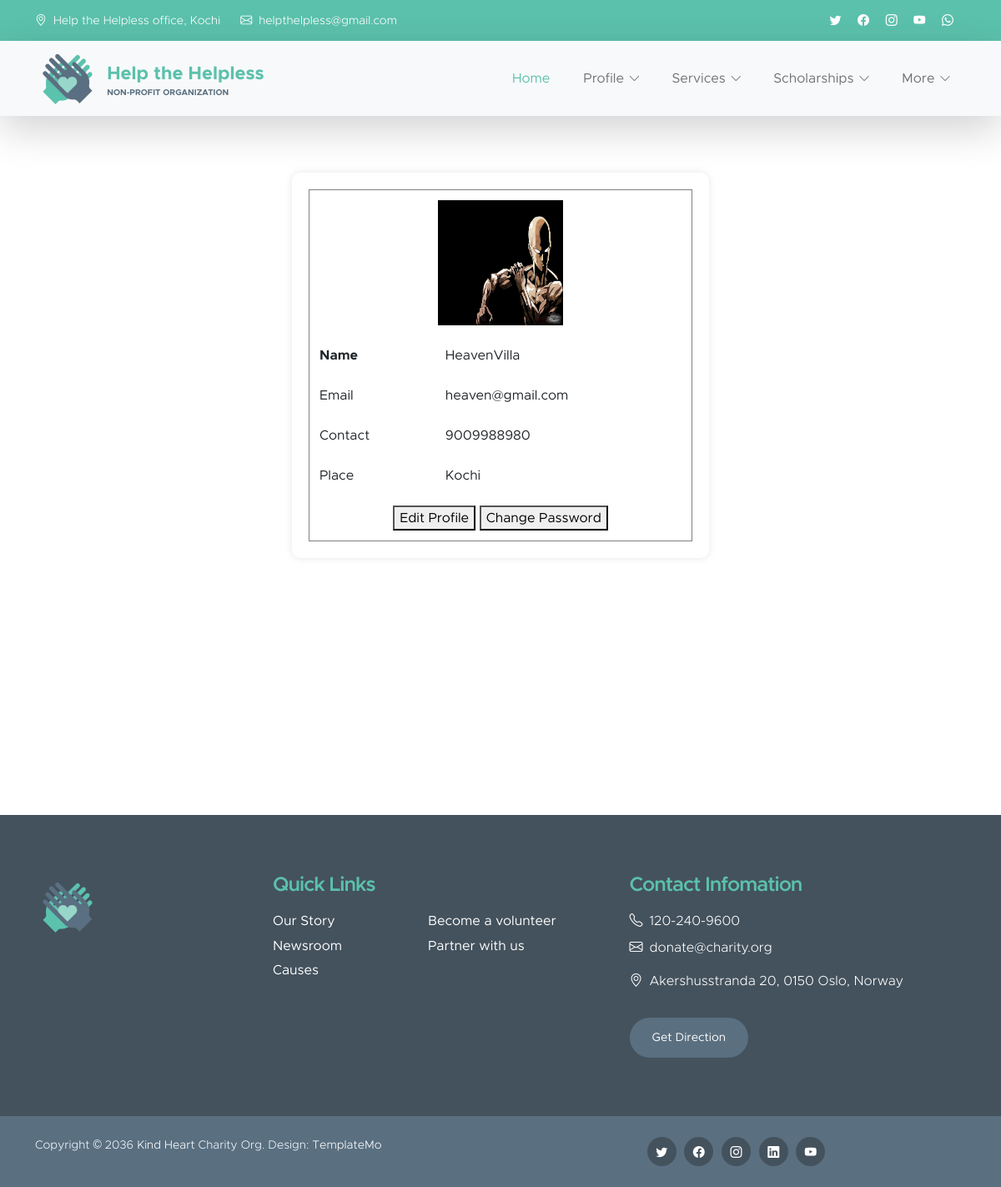
The app's page /Organization/myprofile/ (signed in), older data.
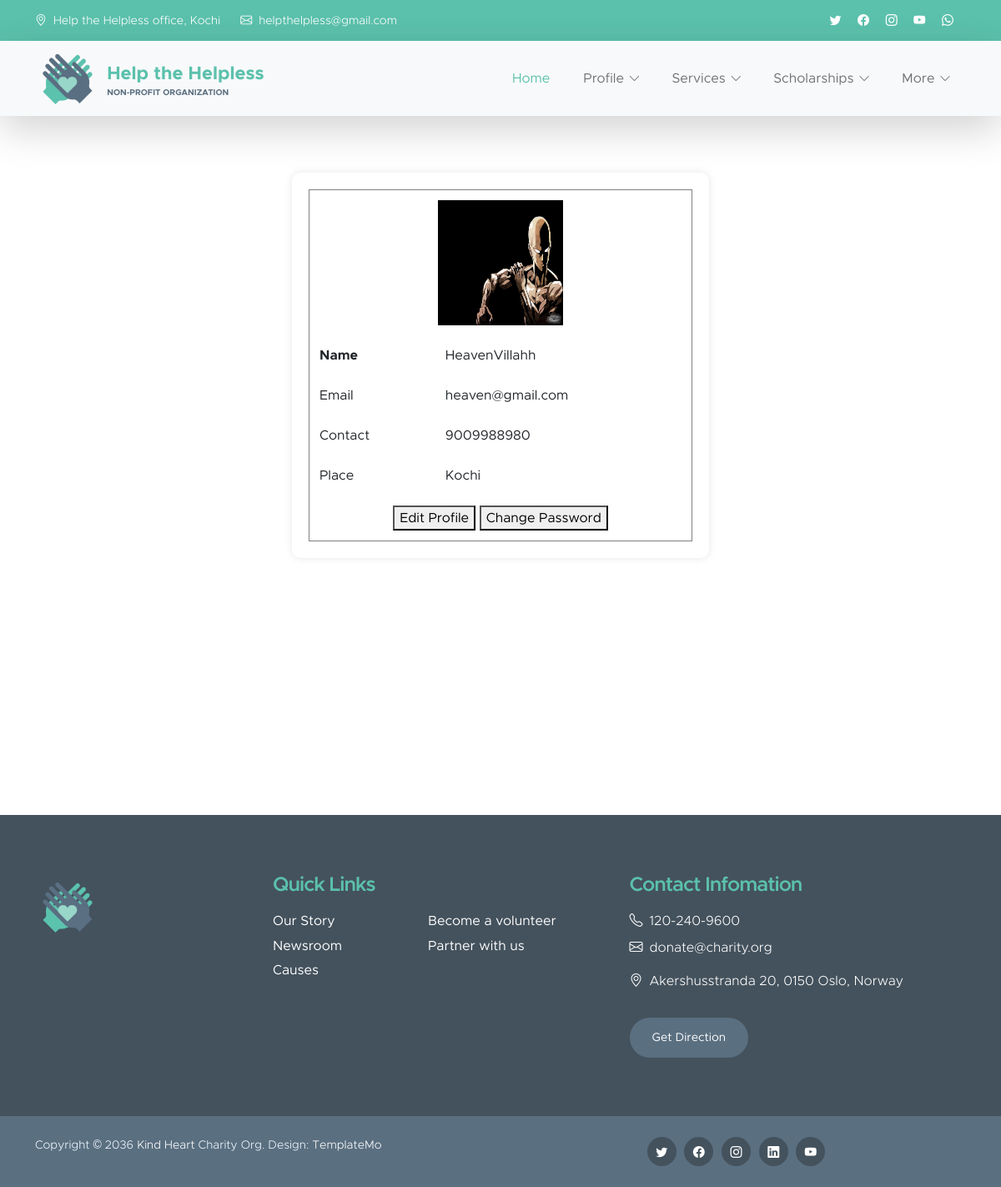
The same page, newer data.
### Guest/models.py (models this page shows)
class tbl_organization(models.Model):
    org_name=models.CharField(max_length=50)
    org_email=models.CharField(max_length=50)
    org_contact=models.CharField(max_length=50)
    org_address=models.CharField(max_length=50)
    org_logo=models.FileField(upload_to="Orgdoc/")
    org_proof=models.FileField(upload_to="Orgdoc/")
    org_place=models.ForeignKey(tbl_place,on_delete=models.CASCADE)
    org_type=models.ForeignKey(tbl_type,on_delete=models.CASCADE)
    org_password=models.CharField(max_length=50)
    status=models.CharField(max_length=50,default=0,null=True)

### Admin/models.py (models this page shows)
class tbl_place(models.Model):
    place_name=models.CharField(max_length=50)
    district_id=models.ForeignKey(tbl_district,on_delete=models.CASCADE)

### Organization/views.py (the view)
# urls.py: path('myprofile/',views.myprofile,name="MyProfile"),
def myprofile(request):
    odata=tbl_organization.objects.get(id=request.session['oid'])
    return render(request,"Organization/MyProfile.html",{'odata':odata})

### Organization/Templates/Organization/MyProfile.html (shortened to what this page needs)
{% extends 'Organization/header.html' %}
{% load static %}
{% block content %}
<!DOCTYPE html>
<html lang="en">
<head>
</head>
<body>
    <form style="background-color: #fff; padding: 20px; border-radius: 10px; box-shadow: 0 0 10px rgba(0, 0, 0, 0.1); margin: 20px auto; max-width: 500px;">
        <table border="1" align="center" cellpadding="12" style="border-collapse: collapse; width: 100%;">
            <tr>
                <td align="center" colspan="2" style="padding: 12px;"><img src="{{odata.org_logo.url}}" width="150" height="150" style="display: block; margin: 0 auto;"></td>
            </tr>
            <tr>
                <th style="padding: 12px;">Name</th>
                <td style="padding: 12px;">{{odata.org_name}}</td>
            </tr>
            <tr>
                <td style="padding: 12px;">Email</td>
                <td style="padding: 12px;">{{odata.org_email}}</td>
            </tr>
            <tr>
                <td style="padding: 12px;">Contact</td>
                <td style="padding: 12px;">{{odata.org_contact}}</td>
            </tr>
            <tr>
                <td style="padding: 12px;">Place</td>
                <td style="padding: 12px;">{{odata.org_place.place_name}}</td>
            </tr>
            <tr>
                <td colspan="2" style="text-align: center;">
                    <button type="button" onclick="editProfile()">Edit Profile</button>
                    <button type="button" onclick="changePassword()">Change Password</button>
                </td>
            </tr>
        </table>
    </form>
</body>
</html>
{% endblock content %}

Row changes from the older to the newer data that the page shows:
changed tbl_organization "heaven@gmail.com": org_name "HeavenVilla" → "HeavenVillahh"
